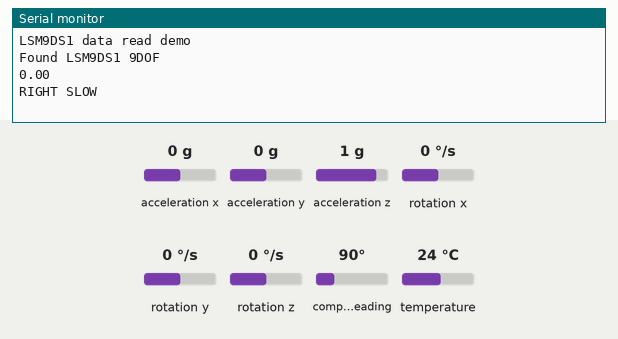
A sketch run on a simulated Arduino Uno, built with avr-gcc and run on an emulated ATmega328P. On the bench: the last lines printed to the serial monitor. Inputs (shaded band) come from the test bench; at power-on: acceleration x 0 g, acceleration y 0 g, acceleration z 1 g, rotation x 0 °/s, rotation y 0 °/s, rotation z 0 °/s, compass heading 90°, temperature 24 °C.

Above: at 1.2 s.
1.3 s: acceleration x set to -0.3 g
At 3.6 s:
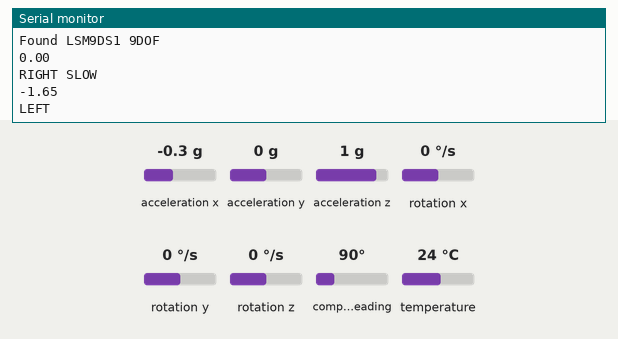
4.3 s: acceleration x set to 0.8 g
At 6.5 s:
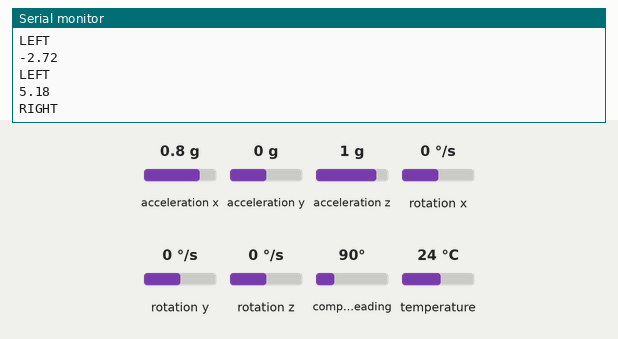
Timing chart, 0 to 8.0 s (numbered marks = the images above; inputs shaded):
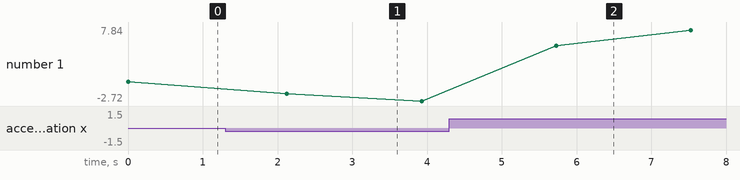

The sketch:

lsm9ds1AccelR2.ino
```cpp
#include <Wire.h>
#include <SPI.h>
#include <Adafruit_LSM9DS1.h>
//#include <Adafruit_Sensor.h>  // not used in this demo but required!

// i2c
Adafruit_LSM9DS1 lsm = Adafruit_LSM9DS1();
/*
#define LSM9DS1_SCK A5
#define LSM9DS1_MISO 12
#define LSM9DS1_MOSI A4
#define LSM9DS1_XGCS 6
#define LSM9DS1_MCS 5*/
// You can also use software SPI
//Adafruit_LSM9DS1 lsm = Adafruit_LSM9DS1(LSM9DS1_SCK, LSM9DS1_MISO, LSM9DS1_MOSI, LSM9DS1_XGCS, LSM9DS1_MCS);
// Or hardware SPI! In this case, only CS pins are passed in
//Adafruit_LSM9DS1 lsm = Adafruit_LSM9DS1(LSM9DS1_XGCS, LSM9DS1_MCS);

const float xMax1=0.16, xMin1=-0.64, xMax2=-0.1, xMin2=-0.50;
const int xWidth1=4,xSupress1=30,xWidth2=5,xSupress2=35; //in multiples of 50ms
const float yMax1=0.2, yMin1=-0.31, yMax2=-0.05, yMin2=-0.25;
const int yWidth1=4,ySupress1=30,yWidth2=5,ySupress2=35; //in multiples of 50ms
const float zMax1=0.55, zMin1=-0.25, zMax2=0.35, zMin2=0.12;
const int zWidth1=4,zSupress1=30,zWidth2=5,zSupress2=35; //in multiples of 50ms

unsigned char gState =0,cnt50ms=0;
void setupSensor()
{
  // 1.) Set the accelerometer range
  ///lsm.setupAccel(lsm.LSM9DS1_ACCELRANGE_2G);
  //lsm.setupAccel(lsm.LSM9DS1_ACCELRANGE_4G);
  //lsm.setupAccel(lsm.LSM9DS1_ACCELRANGE_8G);
  lsm.setupAccel(lsm.LSM9DS1_ACCELRANGE_16G);

  // 2.) Set the magnetometer sensitivity
  ///lsm.setupMag(lsm.LSM9DS1_MAGGAIN_4GAUSS);
  //lsm.setupMag(lsm.LSM9DS1_MAGGAIN_8GAUSS);
  //lsm.setupMag(lsm.LSM9DS1_MAGGAIN_12GAUSS);
  lsm.setupMag(lsm.LSM9DS1_MAGGAIN_16GAUSS);

  // 3.) Setup the gyroscope
  ///lsm.setupGyro(lsm.LSM9DS1_GYROSCALE_245DPS);
  //lsm.setupGyro(lsm.LSM9DS1_GYROSCALE_500DPS);
  lsm.setupGyro(lsm.LSM9DS1_GYROSCALE_2000DPS);
}


void setup()
{
  Serial.begin(115200);

  while (!Serial) {
    delay(1); // will pause Zero, Leonardo, etc until serial console opens
  }

  Serial.println("LSM9DS1 data read demo");

  // Try to initialise and warn if we couldn't detect the chip
  if (!lsm.begin())
  {
    Serial.println("Oops ... unable to initialize the LSM9DS1. Check your wiring!");
    while (1);
  }
  Serial.println("Found LSM9DS1 9DOF");

  // helper to just set the default scaling we want, see above!
  setupSensor();
}
float Ax,Ay,Az,Ax2,Ay2,Az2,Mx,My,Mz,Gx,Gy,Gz;
void loop()
{
  yield();
  lsm.read();  /* ask it to read in the data */

  /* Get a new sensor event */
  sensors_event_t a, m, g, temp;

  lsm.getEvent(&a, &m, &g, &temp);
  //acceleration m/s^2
  Ax = 0.95 * Ax + 0.05 * a.acceleration.x;
  Ay = 0.95 * Ay + 0.05 * a.acceleration.y;
  Az = 0.95 * Az + 0.05 * (9.8-a.acceleration.z);
  Ax2 = 0.95 * Ax2 + 0.05 * Ax;
  Ay2 = 0.95 * Ay2 + 0.05 * Ay;
  Az2 = 0.95 * Az2 + 0.05 * Az;

  Mx = 0.95 * Mx + 0.05 * m.magnetic.x;
  My = 0.95 * My + 0.05 * m.magnetic.y;
  Mz = 0.95 * Mz + 0.05 * m.magnetic.z;
  Gx = 0.95 * Gx + 0.05 * g.gyro.x;
  Gy = 0.95 * Gy + 0.05 * g.gyro.y;
  Gz = 0.95 * Gz + 0.05 * g.gyro.z;

  switch (gState)
  {
    case 0:
      if(Ax>xMax1)
      {
        gState =1;
        cnt50ms++;
        Serial.println(Ax);
      }else if(Ax<xMin1)
      {
        gState =3;
        cnt50ms++;
        Serial.println(Ax);
      }else if (Ax >xMax2)
      {
        gState = 6;
        cnt50ms++;
        Serial.println(Ax);
      }else if (Ax < xMin2)
      {
        gState = 9;
        Serial.println(Ax);
        cnt50ms++;
      }
      break;
    case 1:
      if(Ax>xMax1)
        cnt50ms++;
      if (cnt50ms==xWidth1)
      {
        Serial.println("RIGHT");
        gState=2;
        cnt50ms=0;
      }
      break;
    case 2:
      cnt50ms++;
      if (cnt50ms==xSupress1)
      {
        gState=0;
        cnt50ms=0;
      }
      break;
    /////////////////////
    case 3:
      if(Ax<xMin1)
        cnt50ms++;
      if (cnt50ms==xWidth1)
      {
        Serial.println("LEFT");
        gState=2;
        cnt50ms=0;
      }
      break;
    /////////////////////
    case 6:
      if(Ax>xMax2)
        cnt50ms++;
      if (cnt50ms==xWidth2)
      {
        Serial.println("RIGHT SLOW");
        gState=4;
        cnt50ms=0;
      }
      break;
    case 4:
      cnt50ms++;
      if (cnt50ms==xSupress2)
      {
        gState=0;
        cnt50ms=0;
      }
      break;
    ///////////////////////
    case 9:
      if(Ax<xMin2)
        cnt50ms++;
      if (cnt50ms==xWidth2)
      {
        Serial.println("LEFT SLOW");
        gState=4;
        cnt50ms=0;
      }
      break;
  }
  /*switch (gState)
  {
    case 0:
      if(Ay>yMax1)
      {
        gState =1;
        cnt50ms++;
        Serial.println(Ay);
      }else if(Ay<yMin1)
      {
        gState =3;
        cnt50ms++;
        Serial.println(Ay);
      }else if (Ay >yMax2)
      {
        gState = 6;
        cnt50ms++;
        Serial.println(Ay);
      }else if (Ay < yMin2)
      {
        gState = 9;
        Serial.println(Ay);
        cnt50ms++;
      }
      break;
    case 1:
      if(Ay>yMax1)
        cnt50ms++;
      if (cnt50ms==yWidth1)
      {
        Serial.println("FORTH");
        gState=2;
        cnt50ms=0;
      }
      break;
    case 2:
      cnt50ms++;
      if (cnt50ms==ySupress1)
      {
        gState=0;
        cnt50ms=0;
      }
      break;
    /////////////////////
    case 3:
      if(Ay<yMin1)
        cnt50ms++;
      if (cnt50ms==yWidth1)
      {
        Serial.println("BACK");
        gState=2;
        cnt50ms=0;
      }
      break;
    /////////////////////
    case 6:
      if(Ay>yMax2)
        cnt50ms++;
      if (cnt50ms==yWidth2)
      {
        Serial.println("FORTH SLOW");
        gState=4;
        cnt50ms=0;
      }
      break;
    case 4:
      cnt50ms++;
      if (cnt50ms==ySupress2)
      {
        gState=0;
        cnt50ms=0;
      }
      break;
    ///////////////////////
    case 9:
      if(Ay<yMin2)
        cnt50ms++;
      if (cnt50ms==yWidth2)
      {
        Serial.println("BACK SLOW");
        gState=4;
        cnt50ms=0;
      }
      break;
  }*/

  /*switch (gState)
  {
    case 0:
      if(Az>zMax1)
      {
        gState =1;
        cnt50ms++;
        Serial.println(Az);
      }else if(Az<zMin1)
      {
        gState =3;
        cnt50ms++;
        Serial.println(Az);
      }else if (Az >zMax2)
      {
        gState = 6;
        cnt50ms++;
        Serial.println(Az);
      }else if (Az < zMin2)
      {
        gState = 9;
        Serial.println(Az);
        cnt50ms++;
      }
      break;
    case 1:
      if(Az>zMax1)
        cnt50ms++;
      if (cnt50ms==zWidth1)
      {
        Serial.println("DOWN");
        gState=2;
        cnt50ms=0;
      }
      break;
    case 2:
      cnt50ms++;
      if (cnt50ms==zSupress1)
      {
        gState=0;
        cnt50ms=0;
      }
      break;
    /////////////////////
    case 3:
      if(Az<zMin1)
        cnt50ms++;
      if (cnt50ms==zWidth1)
      {
        Serial.println("UP");
        gState=2;
        cnt50ms=0;
      }
      break;
    /////////////////////
    case 6:
      if(Az>zMax2)
        cnt50ms++;
      if (cnt50ms==zWidth2)
      {
        Serial.println("DOWN SLOW");
        gState=4;
        cnt50ms=0;
      }
      break;
    case 4:
      cnt50ms++;
      if (cnt50ms==zSupress2)
      {
        gState=0;
        cnt50ms=0;
      }
      break;
    ///////////////////////
    case 9:
      if(Az<zMin2)
        cnt50ms++;
      if (cnt50ms==zWidth2)
      {
        Serial.println("UP SLOW");
        gState=4;
        cnt50ms=0;
      }
      break;
  }*/
  /*
  //Dumping data into Excel
  Serial.print(a.acceleration.x);
  Serial.print("\t"); Serial.print(a.acceleration.y);
  Serial.print("\t"); Serial.print(9.8-a.acceleration.z);
  Serial.print("\t");
  Serial.print(Ax);
  Serial.print("\t"); Serial.print(Ay);
  Serial.print("\t"); Serial.print(Az);
  //magnetic gauss
  Serial.print("\t");Serial.print(Mx);
  Serial.print("\t"); Serial.print(My);
  Serial.print("\t"); Serial.print(Mz);
  //gyro dps
  Serial.print("\t");Serial.print(Gx);
  Serial.print("\t"); Serial.print(Gy);
  Serial.print("\t"); Serial.print(Gz);
  Serial.println();
  */

/*  Serial.print(a.acceleration.x);
  Serial.print("\t"); Serial.print(a.acceleration.y);
  Serial.print("\t"); Serial.print(a.acceleration.z);
  //magnetic gauss
  Serial.print("\t");Serial.print(m.magnetic.x);
  Serial.print("\t"); Serial.print(m.magnetic.y);
  Serial.print("\t"); Serial.print(m.magnetic.z);
  //gyro dps
  Serial.print("\t");Serial.print(g.gyro.x);
  Serial.print("\t"); Serial.print(g.gyro.y);
  Serial.print("\t"); Serial.print(g.gyro.z);
 Serial.println();
 */
/*
  Serial.print("Accel X: "); Serial.print(a.acceleration.x); Serial.print(" m/s^2");
  Serial.print("\tY: "); Serial.print(a.acceleration.y);     Serial.print(" m/s^2 ");
  Serial.print("\tZ: "); Serial.print(a.acceleration.z);     Serial.println(" m/s^2 ");

  Serial.print("Mag X: "); Serial.print(m.magnetic.x);   Serial.print(" gauss");
  Serial.print("\tY: "); Serial.print(m.magnetic.y);     Serial.print(" gauss");
  Serial.print("\tZ: "); Serial.print(m.magnetic.z);     Serial.println(" gauss");

  Serial.print("Gyro X: "); Serial.print(g.gyro.x);   Serial.print(" dps");
  Serial.print("\tY: "); Serial.print(g.gyro.y);      Serial.print(" dps");
  Serial.print("\tZ: "); Serial.print(g.gyro.z);      Serial.println(" dps");
Serial.println();
*/
  //Serial.println();
  delay(50);
}
```

Measured:
- the behaviour switches between -0.1 and -0.2 g on acceleration x (found by bisection; images 0 and 1)
- after the input at 1.3 s, the serial monitor: prints a new line after 0.82 s (image 1)
- after the input at 4.3 s, the serial monitor: prints a new line after 1.4 s (image 2)
- plotted number 1: 0 → -2.72 after the input at 1.3 s, -2.72 → 7.84 after the input at 4.3 s
